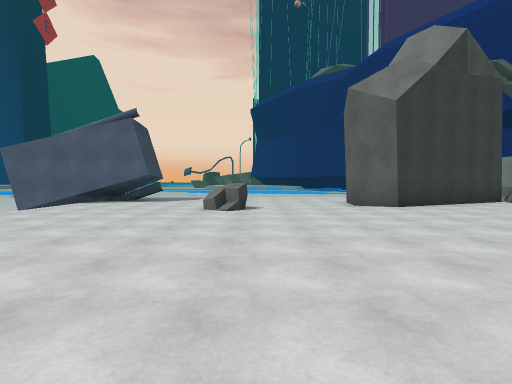
View 1 (above)

24 first-person views from a walk through a 3-D level made in the Unity game engine. The camera is 1.4 m above the floor, tilts 2° down and sees 80° across. The floor is counted in squares, 2 m on a side. Each view is taken from the middle of a square. On the plan, view 1 faces up. The plan holds only what a view shows up to about 10 squares ahead; the rest is blank. The place goes on beyond the plan. Some animated figures are left out. Some surface patterns are stand-ins.

View 2
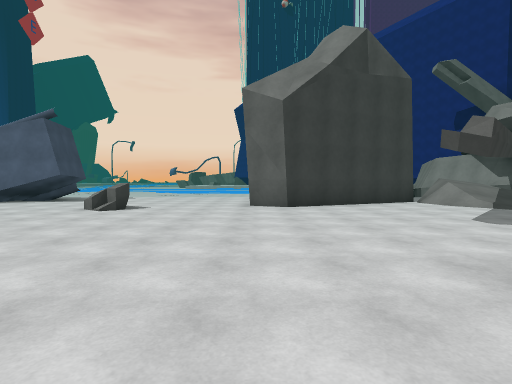

View 3
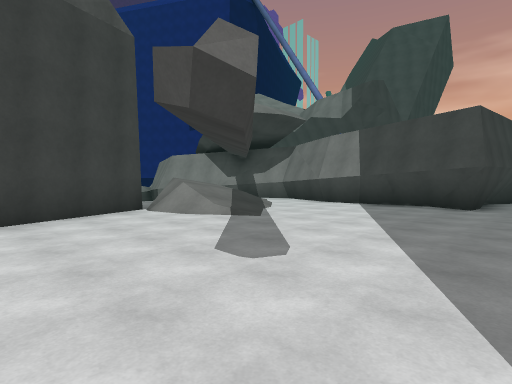

View 4
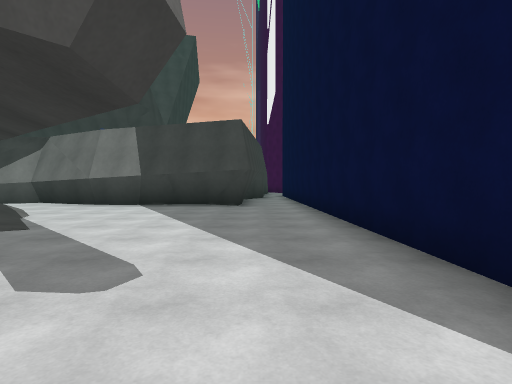

View 5
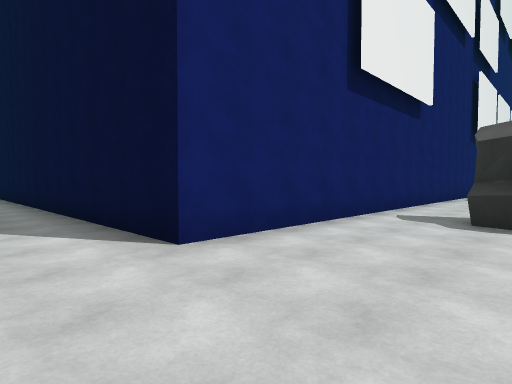

View 6
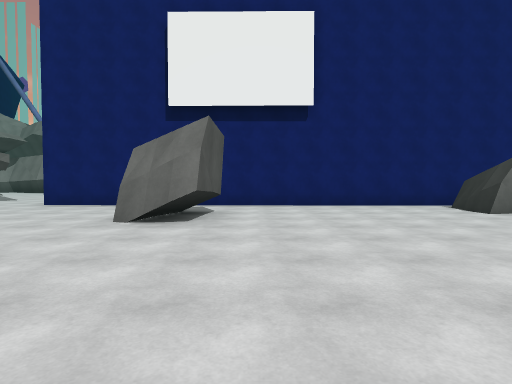

View 7
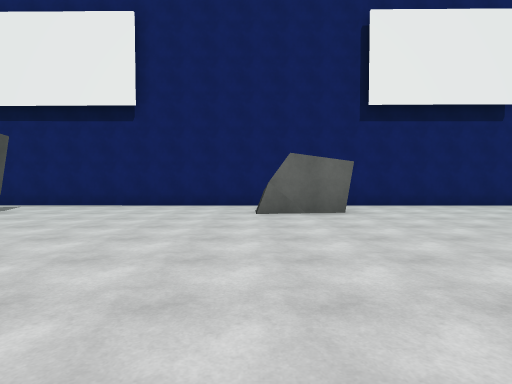

View 8
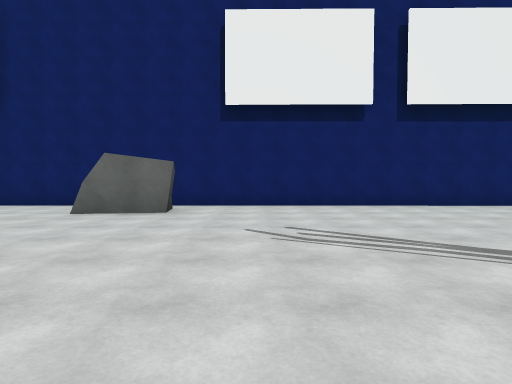

View 9
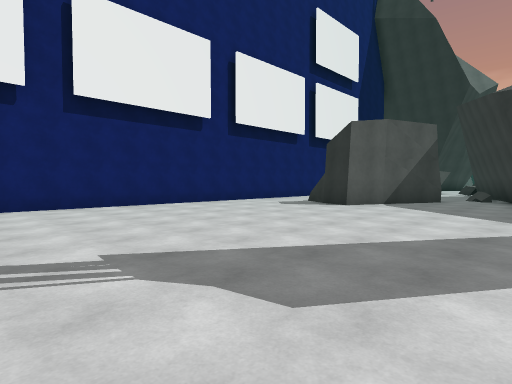

View 10
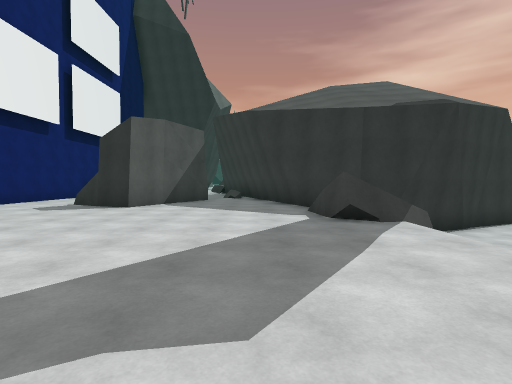

View 11
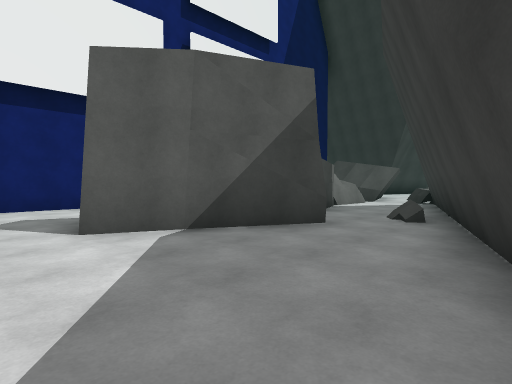

View 12
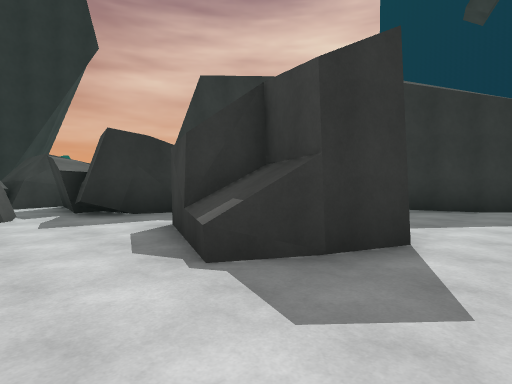

View 13
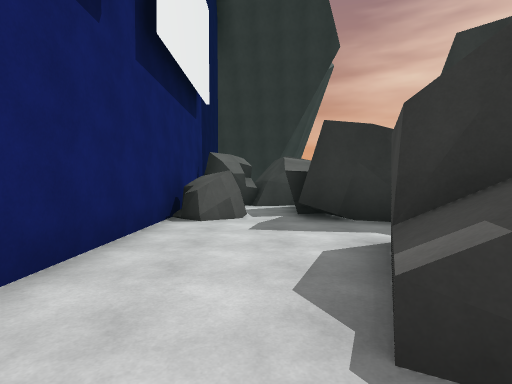

View 14
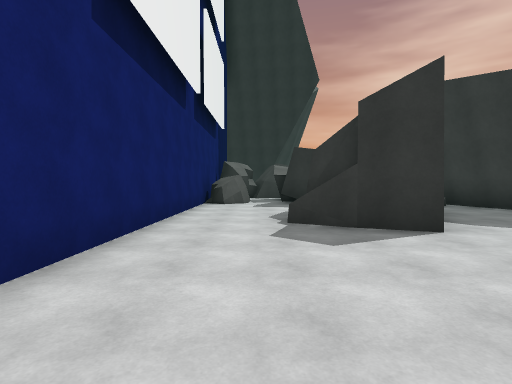

View 15
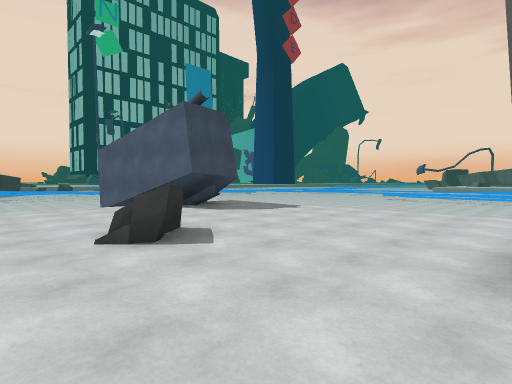

View 16
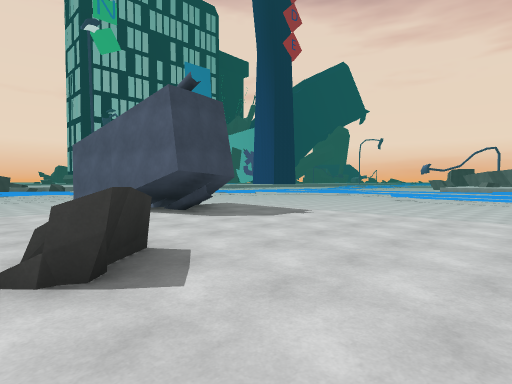

View 17
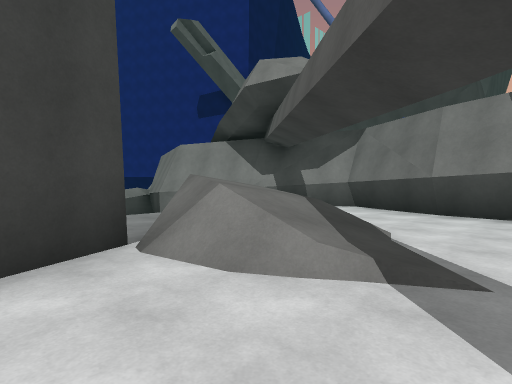

View 18
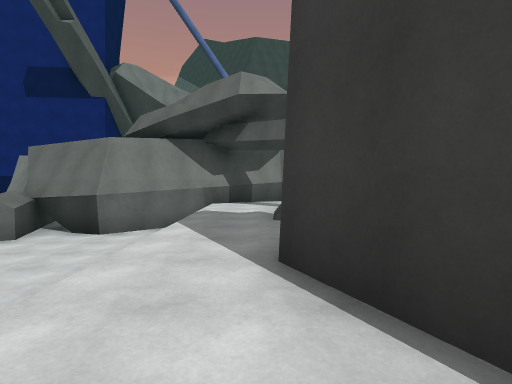

View 19
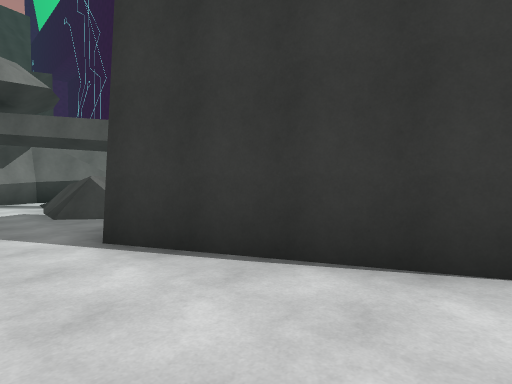

View 20
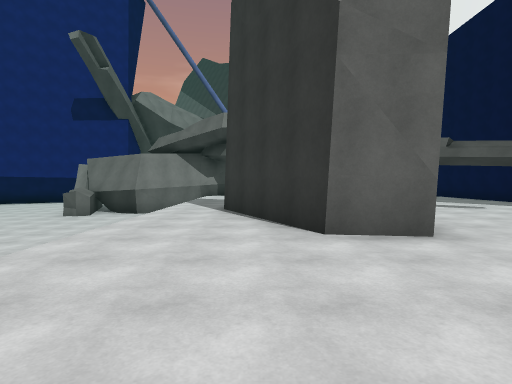

View 21
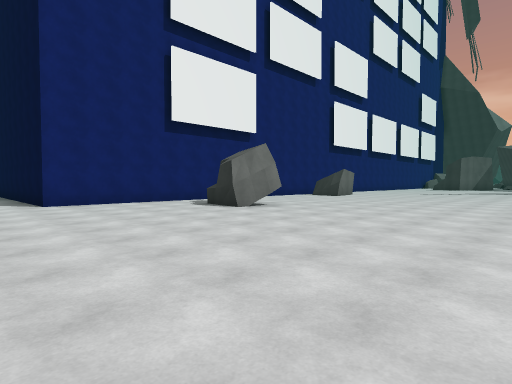

View 22
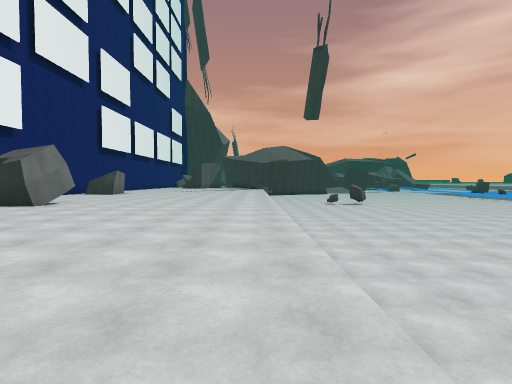

View 23
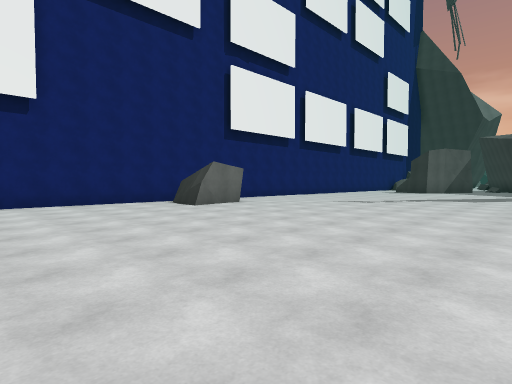

View 24
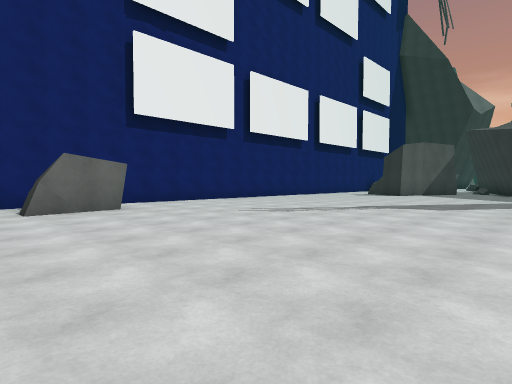

### Floor plan
Key: @ floor where view 1 was taken; # wall or solid block; x gap in a wall; . floor; / step, stairs or slope; = window, fence, low wall or low ledge; ^ raised ledge; v drop or lower ground.
Columns run from 7 left of view 1 to 17 right of it. Each row starts with its distance up from view 1.
 16             vvvvvvv##
 15               vvvvvv#
 14                     ##
 13  v...................#
 12   ##.................##
 11  ###........###.====/.#
 10 ###.......######////..#
  9 vv........###...///..##
  8  v....v#........//...#
  7  v...................#
  6  v...................#
  5 vv...................##
  4 vv....................###
  3 vv.....................
  2 vv..........###########
  1 vv..........#
  0 vv.....@....#
 -1 vv..........#
 -2 vv......##^.#
 -3 vv......###.#
 -4   ..........#
 -5   ..........#
 -6   ..........#
 -7   ..........#
 -8   ..........#
 -9   ..........#
-10   ........#^#
-11   ........#.#
-12   ..........#
-13   ..........#
-14    .........#
-15    .........#
-16    .........#
-17   ..........#
-18  v..........#
-19  v..........#
-20  v..........#
-21  ##.........#
-22 vx..........#
-23 ###.........#
-24   ##...##^..#
-25    #...##^..#
-26    ##.###...#
-27     #.. ....#
-28     ##..#...#
-29      #..##.##
-30      #..##..#
-31      #..##..#
-32      #.. ####
-33      #=  #

Where each view was taken, in squares from view 1:
view 1: 0 up, 0 right, facing up
view 2: 0 up, 3 right, facing up
view 3: 3 up, 5 right, facing up-right
view 4: 4 up, 5 right, facing right
view 5: 4 up, 2 right, facing down-right
view 6: 4 down, 4 left, facing right
view 7: 9 down, 4 left, facing right
view 8: 13 down, 4 left, facing right
view 9: 15 down, 4 left, facing down-right
view 10: 15 down, 3 left, facing down
view 11: 22 down, 4 left, facing down-right
view 12: 22 down, 4 right, facing down-left
view 13: 23 down, 3 right, facing down
view 14: 19 down, 3 right, facing down
view 15: 6 up, 3 right, facing up-left
view 16: 7 up, 2 right, facing up-left
view 17: 7 up, 7 right, facing up-right
view 18: 12 up, 4 right, facing right
view 19: 13 up, 3 right, facing down-right
view 20: 11 up, 1 left, facing right
view 21: 4 up, 5 left, facing down-right
view 22: 7 up, 5 left, facing down
view 23: 4 down, 5 left, facing down-right
view 24: 8 down, 5 left, facing down-right
